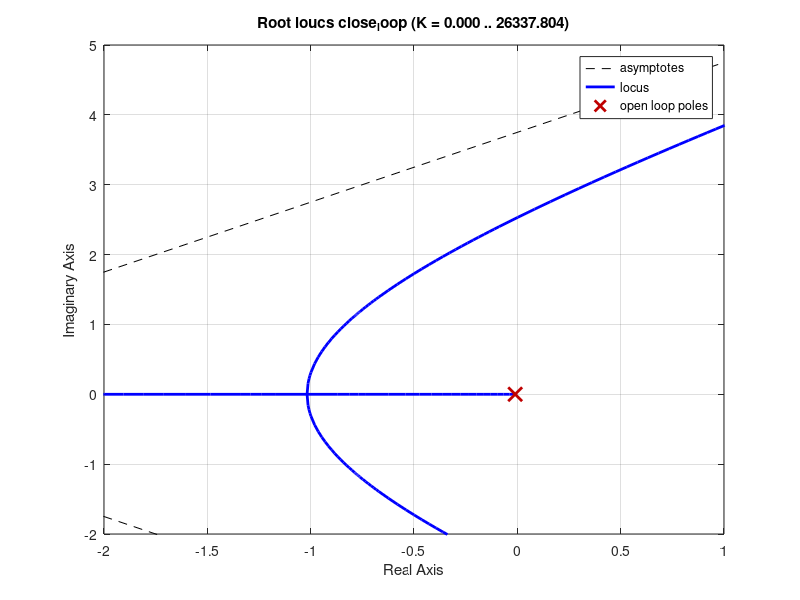

Reproduce this figure in MATLAB.
clc
clear
close all

s= tf('s')
open_lp=1/(s*(s+3)*(s+4)*(s+8)) 
close_loop= feedback(open_lp,1) 
rlocus(close_loop) 
axis([-2 1 -2 5])